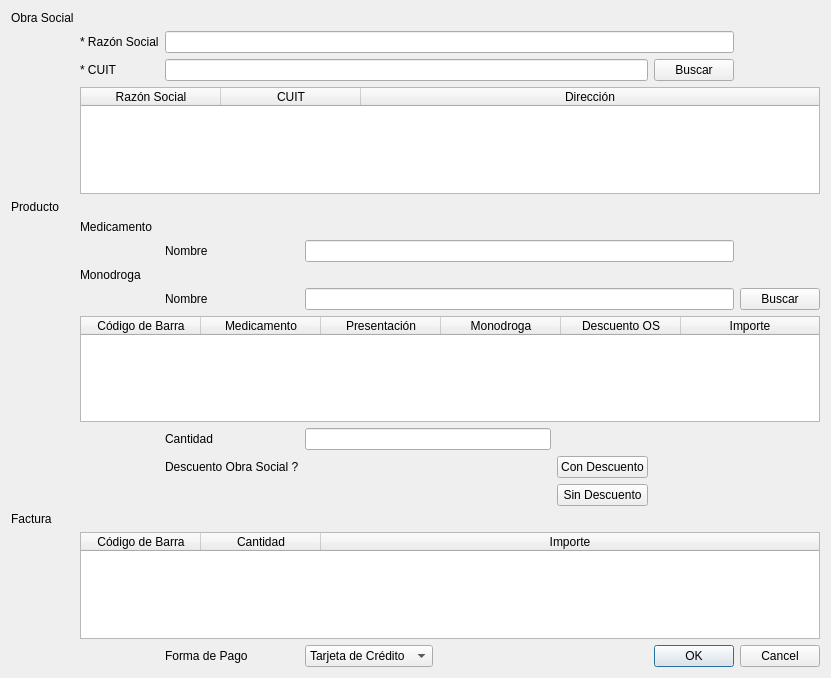
<?xml version="1.0" encoding="UTF-8"?>
<ui version="4.0">
 <class>vtnVentaContado</class>
 <widget class="QWidget" name="vtnVentaContado">
  <property name="geometry">
   <rect>
    <x>0</x>
    <y>0</y>
    <width>831</width>
    <height>678</height>
   </rect>
  </property>
  <property name="windowTitle">
   <string>Venta Contado</string>
  </property>
  <layout class="QVBoxLayout" name="verticalLayout">
   <item>
    <layout class="QGridLayout" name="gridLayout">
     <item row="4" column="0">
      <widget class="QLabel" name="label_4">
       <property name="text">
        <string>Producto</string>
       </property>
      </widget>
     </item>
     <item row="2" column="5">
      <widget class="QPushButton" name="pushButton_2">
       <property name="text">
        <string>Buscar</string>
       </property>
      </widget>
     </item>
     <item row="8" column="3" colspan="3">
      <widget class="QLineEdit" name="lineEdit_4"/>
     </item>
     <item row="15" column="2">
      <widget class="QLabel" name="label_10">
       <property name="text">
        <string>Forma de Pago</string>
       </property>
      </widget>
     </item>
     <item row="11" column="2">
      <widget class="QLabel" name="label_8">
       <property name="text">
        <string>Descuento Obra Social ?</string>
       </property>
      </widget>
     </item>
     <item row="6" column="2">
      <widget class="QLabel" name="label_12">
       <property name="text">
        <string>Nombre</string>
       </property>
      </widget>
     </item>
     <item row="7" column="1">
      <widget class="QLabel" name="label_6">
       <property name="text">
        <string>Monodroga</string>
       </property>
      </widget>
     </item>
     <item row="0" column="0">
      <widget class="QLabel" name="label">
       <property name="text">
        <string>Obra Social</string>
       </property>
      </widget>
     </item>
     <item row="1" column="2" colspan="4">
      <widget class="QLineEdit" name="lineEdit"/>
     </item>
     <item row="15" column="3" alignment="Qt::AlignLeft">
      <widget class="QComboBox" name="comboBox">
       <item>
        <property name="text">
         <string>Tarjeta de Crédito</string>
        </property>
       </item>
       <item>
        <property name="text">
         <string>Tarjeta de Débito</string>
        </property>
       </item>
       <item>
        <property name="text">
         <string>Efectivo</string>
        </property>
       </item>
       <item>
        <property name="text">
         <string>Nota de Crédito</string>
        </property>
       </item>
      </widget>
     </item>
     <item row="10" column="3">
      <widget class="QLineEdit" name="lineEdit_5"/>
     </item>
     <item row="5" column="1">
      <widget class="QLabel" name="label_5">
       <property name="text">
        <string>Medicamento</string>
       </property>
      </widget>
     </item>
     <item row="14" column="1" colspan="6">
      <widget class="QTableWidget" name="tableWidget_3">
       <attribute name="horizontalHeaderDefaultSectionSize">
        <number>120</number>
       </attribute>
       <attribute name="horizontalHeaderMinimumSectionSize">
        <number>80</number>
       </attribute>
       <attribute name="horizontalHeaderShowSortIndicator" stdset="0">
        <bool>false</bool>
       </attribute>
       <attribute name="horizontalHeaderStretchLastSection">
        <bool>true</bool>
       </attribute>
       <attribute name="verticalHeaderCascadingSectionResizes">
        <bool>false</bool>
       </attribute>
       <attribute name="verticalHeaderShowSortIndicator" stdset="0">
        <bool>false</bool>
       </attribute>
       <attribute name="verticalHeaderStretchLastSection">
        <bool>false</bool>
       </attribute>
       <column>
        <property name="text">
         <string>Código de Barra</string>
        </property>
       </column>
       <column>
        <property name="text">
         <string>Cantidad</string>
        </property>
       </column>
       <column>
        <property name="text">
         <string>Importe</string>
        </property>
       </column>
      </widget>
     </item>
     <item row="10" column="2">
      <widget class="QLabel" name="label_7">
       <property name="text">
        <string>Cantidad</string>
       </property>
      </widget>
     </item>
     <item row="2" column="1">
      <widget class="QLabel" name="label_3">
       <property name="text">
        <string>* CUIT</string>
       </property>
      </widget>
     </item>
     <item row="3" column="1" colspan="6">
      <widget class="QTableWidget" name="tableWidget">
       <attribute name="horizontalHeaderDefaultSectionSize">
        <number>140</number>
       </attribute>
       <attribute name="horizontalHeaderStretchLastSection">
        <bool>true</bool>
       </attribute>
       <column>
        <property name="text">
         <string>Razón Social</string>
        </property>
       </column>
       <column>
        <property name="text">
         <string>CUIT</string>
        </property>
       </column>
       <column>
        <property name="text">
         <string>Dirección</string>
        </property>
       </column>
      </widget>
     </item>
     <item row="1" column="1">
      <widget class="QLabel" name="label_2">
       <property name="text">
        <string>* Razón Social</string>
       </property>
      </widget>
     </item>
     <item row="6" column="3" colspan="3">
      <widget class="QLineEdit" name="lineEdit_3"/>
     </item>
     <item row="8" column="2">
      <widget class="QLabel" name="label_11">
       <property name="text">
        <string>Nombre</string>
       </property>
      </widget>
     </item>
     <item row="2" column="2" colspan="3">
      <widget class="QLineEdit" name="lineEdit_2"/>
     </item>
     <item row="8" column="6">
      <widget class="QPushButton" name="pushButton">
       <property name="focusPolicy">
        <enum>Qt::TabFocus</enum>
       </property>
       <property name="text">
        <string>Buscar</string>
       </property>
      </widget>
     </item>
     <item row="12" column="4">
      <widget class="QPushButton" name="pushButton_3">
       <property name="text">
        <string>Sin Descuento</string>
       </property>
      </widget>
     </item>
     <item row="9" column="1" colspan="6">
      <widget class="QTableWidget" name="tableWidget_2">
       <attribute name="horizontalHeaderDefaultSectionSize">
        <number>120</number>
       </attribute>
       <attribute name="horizontalHeaderStretchLastSection">
        <bool>true</bool>
       </attribute>
       <column>
        <property name="text">
         <string>Código de Barra</string>
        </property>
       </column>
       <column>
        <property name="text">
         <string>Medicamento</string>
        </property>
       </column>
       <column>
        <property name="text">
         <string>Presentación</string>
        </property>
       </column>
       <column>
        <property name="text">
         <string>Monodroga</string>
        </property>
       </column>
       <column>
        <property name="text">
         <string>Descuento OS</string>
        </property>
       </column>
       <column>
        <property name="text">
         <string>Importe</string>
        </property>
       </column>
      </widget>
     </item>
     <item row="15" column="5" colspan="2">
      <widget class="QDialogButtonBox" name="buttonBox">
       <property name="standardButtons">
        <set>QDialogButtonBox::Cancel|QDialogButtonBox::Ok</set>
       </property>
      </widget>
     </item>
     <item row="13" column="0">
      <widget class="QLabel" name="label_9">
       <property name="text">
        <string>Factura</string>
       </property>
      </widget>
     </item>
     <item row="11" column="4">
      <widget class="QPushButton" name="pushButton_4">
       <property name="text">
        <string>Con Descuento</string>
       </property>
      </widget>
     </item>
    </layout>
   </item>
  </layout>
 </widget>
 <tabstops>
  <tabstop>lineEdit</tabstop>
  <tabstop>lineEdit_2</tabstop>
  <tabstop>pushButton_2</tabstop>
  <tabstop>tableWidget</tabstop>
  <tabstop>lineEdit_3</tabstop>
  <tabstop>lineEdit_4</tabstop>
  <tabstop>pushButton</tabstop>
  <tabstop>tableWidget_2</tabstop>
  <tabstop>lineEdit_5</tabstop>
  <tabstop>pushButton_4</tabstop>
  <tabstop>pushButton_3</tabstop>
  <tabstop>tableWidget_3</tabstop>
  <tabstop>comboBox</tabstop>
  <tabstop>buttonBox</tabstop>
 </tabstops>
 <resources/>
 <connections/>
</ui>
